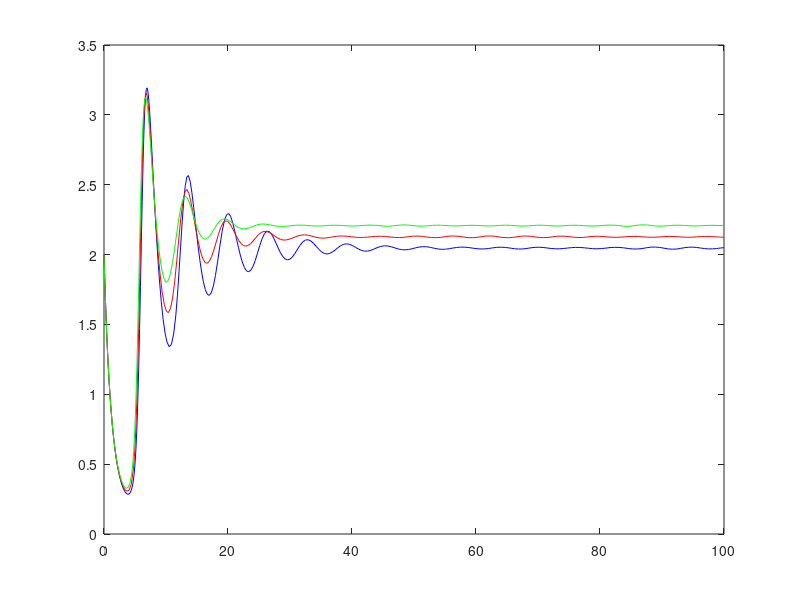

The MATLAB source for this figure: (Note: this script raises an error after producing the figure.)
function model
[T,Y]   = ode45(@Bqfun1,[0 100],[2 2]);
[T1,Y1] = ode45(@Bqfun2,[0 100],[2 2]);
[T2,Y2] = ode45(@Bqfun3,[0 100],[2 2]);

plot (T,Y(:,2),'b',T1,Y1(:,2),'r',T2,Y2(:,2),'g');
h=legend('b = 0.06','b = 0.07','b= 0.08',3)
xlabel('t');
ylabel('y');

function dy1 = Bqfun1(t,y)
dy1 = zeros(2,1);
r=0.5; K=10; beta=0.4; alpha=0.7; a=0.04; b=0.06; c=0.7; delta0=1;  delta1=.3;
dy1=[(r*y(1)*(1-(y(1)/K))*(y(1)-beta)-alpha*y(1)*y(2)/(1+a*y(1)+b*y(2)))
    (c*alpha*y(1)*y(2)/(1+a*y(1)+b*y(2))-delta0*y(2)-delta1*y(2)*y(2))]

function dy2 = Bqfun2(t,y)
dy2 = zeros(2,1);
r=0.5; K=10; beta=0.4; alpha=0.7; a=0.04; b=0.07; c=0.7; delta0=1;  delta1=.3;
dy2=[(r*y(1)*(1-(y(1)/K))*(y(1)-beta)-alpha*y(1)*y(2)/(1+a*y(1)+b*y(2)))
    (c*alpha*y(1)*y(2)/(1+a*y(1)+b*y(2))-delta0*y(2)-delta1*y(2)*y(2))]

function dy3 = Bqfun3(t,y)
dy3 = zeros(2,1);
r=0.5; K=10; beta=0.4; alpha=0.7; a=0.04; b=0.08; c=0.7; delta0=1;  delta1=.3;
dy3=[(r*y(1)*(1-(y(1)/K))*(y(1)-beta)-alpha*y(1)*y(2)/(1+a*y(1)+b*y(2)))
    (c*alpha*y(1)*y(2)/(1+a*y(1)+b*y(2))-delta0*y(2)-delta1*y(2)*y(2))]
